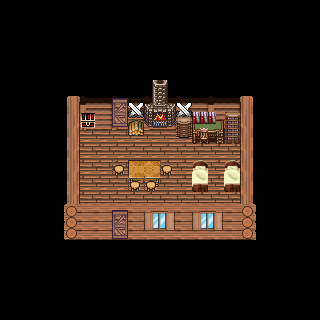

A level layout from a 2D game, rendered from its tile map. Below: a short description, then the map file with its tile-grid data intact:
An orthogonal 20x20 tile map with 16x16 px tiles, 4 tile layers (Vrstva dlaždic 0, Vrstva dlaždic 1, Vrstva dlaždic 2, Vrstva dlaždic 3), 2 tilesets.

<map version="1.0" tiledversion="1.1.6" orientation="orthogonal" renderorder="right-down" width="20" height="20" tilewidth="16" tileheight="16" infinite="0" nextobjectid="1">
 <tileset firstgid="1" name="tileset_chajda_interier" tilewidth="16" tileheight="16" tilecount="180" columns="12">
  <image source="tileset_chajda_interier.png" width="192" height="240" />
 </tileset>
 <tileset firstgid="181" name="cerny_flek" tilewidth="16" tileheight="16" tilecount="1" columns="1">
  <image source="black_image.png" width="16" height="16" />
 </tileset>
 <layer name="Vrstva dlaždic 0" width="20" height="20">
  <data encoding="csv">
181,181,181,181,181,181,181,181,181,181,181,181,181,181,181,181,181,181,181,181,
181,181,181,181,181,181,181,181,181,181,181,181,181,181,181,181,181,181,181,181,
181,181,181,181,181,181,181,181,181,181,181,181,181,181,181,181,181,181,181,181,
181,181,181,181,181,181,181,181,181,181,181,181,181,181,181,181,181,181,181,181,
181,181,181,181,181,181,181,181,181,181,181,181,181,181,181,181,181,181,181,181,
181,181,181,181,181,181,181,181,181,181,181,181,181,181,181,181,181,181,181,181,
181,181,181,181,181,181,181,181,181,181,181,181,181,181,181,181,181,181,181,181,
181,181,181,181,181,0,0,0,0,0,0,0,0,0,0,181,181,181,181,181,
181,181,181,181,181,0,0,0,0,0,0,0,0,0,0,181,181,181,181,181,
181,181,181,181,181,0,0,0,0,0,0,0,0,0,0,181,181,181,181,181,
181,181,181,181,181,0,0,0,0,0,0,0,0,0,0,181,181,181,181,181,
181,181,181,181,181,0,0,0,0,0,0,0,0,0,0,181,181,181,181,181,
181,181,181,181,181,0,0,0,0,0,0,0,0,0,0,181,181,181,181,181,
181,181,181,181,0,0,0,0,0,0,0,0,0,0,0,181,181,181,181,181,
181,181,181,181,181,181,181,181,0,0,0,0,0,0,0,181,181,181,181,181,
181,181,181,181,181,181,181,181,181,181,181,181,181,181,181,181,181,181,181,181,
181,181,181,181,181,181,181,181,181,181,181,181,181,181,181,181,181,181,181,181,
181,181,181,181,181,181,181,181,181,181,181,181,181,181,181,181,181,181,181,181,
181,181,181,181,181,181,181,181,181,181,181,181,181,181,181,181,181,181,181,181,
181,181,181,181,181,181,181,181,181,181,181,181,181,181,181,181,181,181,181,181
</data>
 </layer>
 <layer name="Vrstva dlaždic 1" width="20" height="20">
  <data encoding="csv">
0,0,0,0,0,0,0,0,0,0,0,0,0,0,0,0,0,0,0,0,
0,0,0,0,0,0,0,0,0,0,0,0,0,0,0,0,0,0,0,0,
0,0,0,0,0,0,0,0,0,0,0,0,0,0,0,0,0,0,0,0,
0,0,0,0,0,0,0,0,0,0,0,0,0,0,0,0,0,0,0,0,
0,0,0,0,0,0,0,0,0,0,0,0,0,0,0,0,0,0,0,0,
0,0,0,0,0,0,0,0,0,0,0,0,0,0,0,0,0,0,0,0,
0,0,0,0,37,38,39,40,41,42,43,44,45,46,47,48,0,0,0,0,
0,0,0,0,49,50,51,52,53,54,55,56,57,58,59,60,0,0,0,0,
0,0,0,0,61,62,63,64,65,66,67,68,69,70,71,72,0,0,0,0,
0,0,0,0,73,74,75,76,77,78,79,80,81,82,83,84,0,0,0,0,
0,0,0,0,85,86,87,88,89,90,91,92,93,94,95,96,0,0,0,0,
0,0,0,0,97,98,99,100,101,102,103,104,105,106,107,108,0,0,0,0,
0,0,0,0,109,110,111,112,113,114,115,116,117,118,119,120,0,0,0,0,
0,0,0,0,121,122,123,124,125,126,127,128,129,130,131,132,0,0,0,0,
0,0,0,0,133,134,135,136,137,138,139,140,141,142,143,144,0,0,0,0,
0,0,0,0,0,0,0,0,0,0,0,0,0,0,0,0,0,0,0,0,
0,0,0,0,0,0,0,0,0,0,0,0,0,0,0,0,0,0,0,0,
0,0,0,0,0,0,0,0,0,0,0,0,0,0,0,0,0,0,0,0,
0,0,0,0,0,0,0,0,0,0,0,0,0,0,0,0,0,0,0,0,
0,0,0,0,0,0,0,0,0,0,0,0,0,0,0,0,0,0,0,0
</data>
 </layer>
 <layer name="Vrstva dlaždic 2" width="20" height="20">
  <data encoding="csv">
0,0,0,0,0,0,0,0,0,0,0,0,0,0,0,0,0,0,0,0,
0,0,0,0,0,0,0,0,0,0,0,0,0,0,0,0,0,0,0,0,
0,0,0,0,0,0,0,0,0,0,0,0,0,0,0,0,0,0,0,0,
0,0,0,0,0,0,0,0,0,0,0,0,0,0,0,0,0,0,0,0,
0,0,0,0,0,0,0,0,0,0,0,0,0,0,0,0,0,0,0,0,
0,0,0,0,0,0,0,0,0,1,2,0,0,0,0,0,0,0,0,0,
0,0,0,0,0,0,0,11,0,13,14,145,0,0,0,0,0,0,0,0,
0,0,0,0,0,4,0,23,146,25,26,157,9,10,6,0,0,0,0,0,
0,0,0,0,0,0,0,0,158,0,0,0,21,22,18,0,0,0,0,0,
0,0,0,0,0,0,0,0,0,0,0,0,0,0,0,0,0,0,0,0,
0,0,0,0,0,0,0,7,16,17,7,0,3,0,3,0,0,0,0,0,
0,0,0,0,0,0,0,0,28,29,0,0,15,0,15,0,0,0,0,0,
0,0,0,0,0,0,0,0,0,0,0,0,0,0,0,0,0,0,0,0,
0,0,0,0,0,0,0,11,0,0,0,0,0,0,0,0,0,0,0,0,
0,0,0,0,0,0,0,23,0,0,0,0,0,0,0,0,0,0,0,0,
0,0,0,0,0,0,0,0,0,0,0,0,0,0,0,0,0,0,0,0,
0,0,0,0,0,0,0,0,0,0,0,0,0,0,0,0,0,0,0,0,
0,0,0,0,0,0,0,0,0,0,0,0,0,0,0,0,0,0,0,0,
0,0,0,0,0,0,0,0,0,0,0,0,0,0,0,0,0,0,0,0,
0,0,0,0,0,0,0,0,0,0,0,0,0,0,0,0,0,0,0,0
</data>
 </layer>
 <layer name="Vrstva dlaždic 3" width="20" height="20">
  <data encoding="csv">
0,0,0,0,0,0,0,0,0,0,0,0,0,0,0,0,0,0,0,0,
0,0,0,0,0,0,0,0,0,0,0,0,0,0,0,0,0,0,0,0,
0,0,0,0,0,0,0,0,0,0,0,0,0,0,0,0,0,0,0,0,
0,0,0,0,0,0,0,0,0,0,0,0,0,0,0,0,0,0,0,0,
0,0,0,0,0,0,0,0,0,0,0,0,0,0,0,0,0,0,0,0,
0,0,0,0,0,0,0,0,0,0,0,0,0,0,0,0,0,0,0,0,
0,0,0,0,0,0,0,0,145,0,0,145,0,0,0,0,0,0,0,0,
0,0,0,0,0,0,0,0,157,0,0,8,0,0,0,0,0,0,0,0,
0,0,0,0,0,0,0,0,0,0,0,20,0,0,0,0,0,0,0,0,
0,0,0,0,0,0,0,0,0,0,0,0,0,0,0,0,0,0,0,0,
0,0,0,0,0,0,0,0,0,0,0,0,0,0,0,0,0,0,0,0,
0,0,0,0,0,0,0,0,7,7,0,0,0,0,0,0,0,0,0,0,
0,0,0,0,0,0,0,0,0,0,0,0,0,0,0,0,0,0,0,0,
0,0,0,0,0,0,0,0,0,147,148,0,147,148,0,0,0,0,0,0,
0,0,0,0,0,0,0,0,0,159,160,0,159,160,0,0,0,0,0,0,
0,0,0,0,0,0,0,0,0,0,0,0,0,0,0,0,0,0,0,0,
0,0,0,0,0,0,0,0,0,0,0,0,0,0,0,0,0,0,0,0,
0,0,0,0,0,0,0,0,0,0,0,0,0,0,0,0,0,0,0,0,
0,0,0,0,0,0,0,0,0,0,0,0,0,0,0,0,0,0,0,0,
0,0,0,0,0,0,0,0,0,0,0,0,0,0,0,0,0,0,0,0
</data>
 </layer>
</map>
